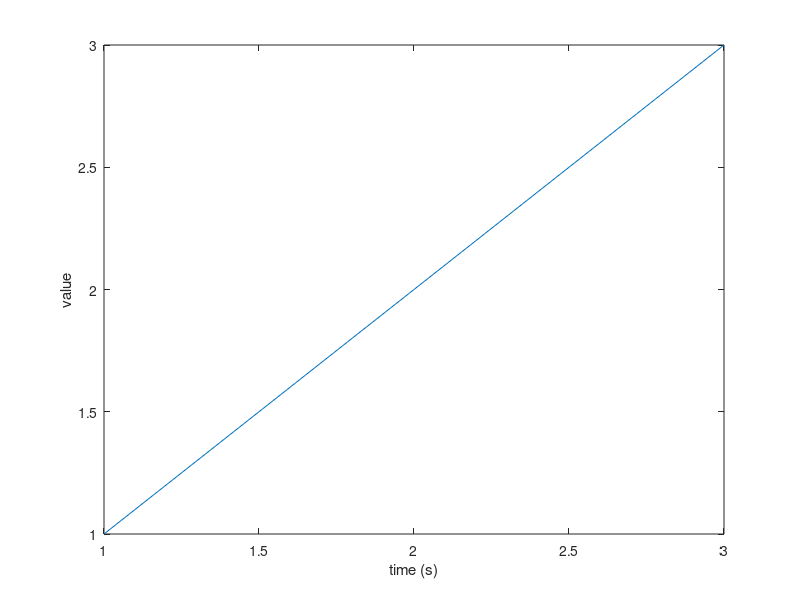

Write the MATLAB code that produced this figure. (Note: this script raises an error after producing the figure.)
% expect: axis: each pair of limits increases (1 0 0 1)
x = [1 2 3];
plot(x, x);
xlabel('time (s)');
ylabel('value');
axis([1 0 0 1]);
